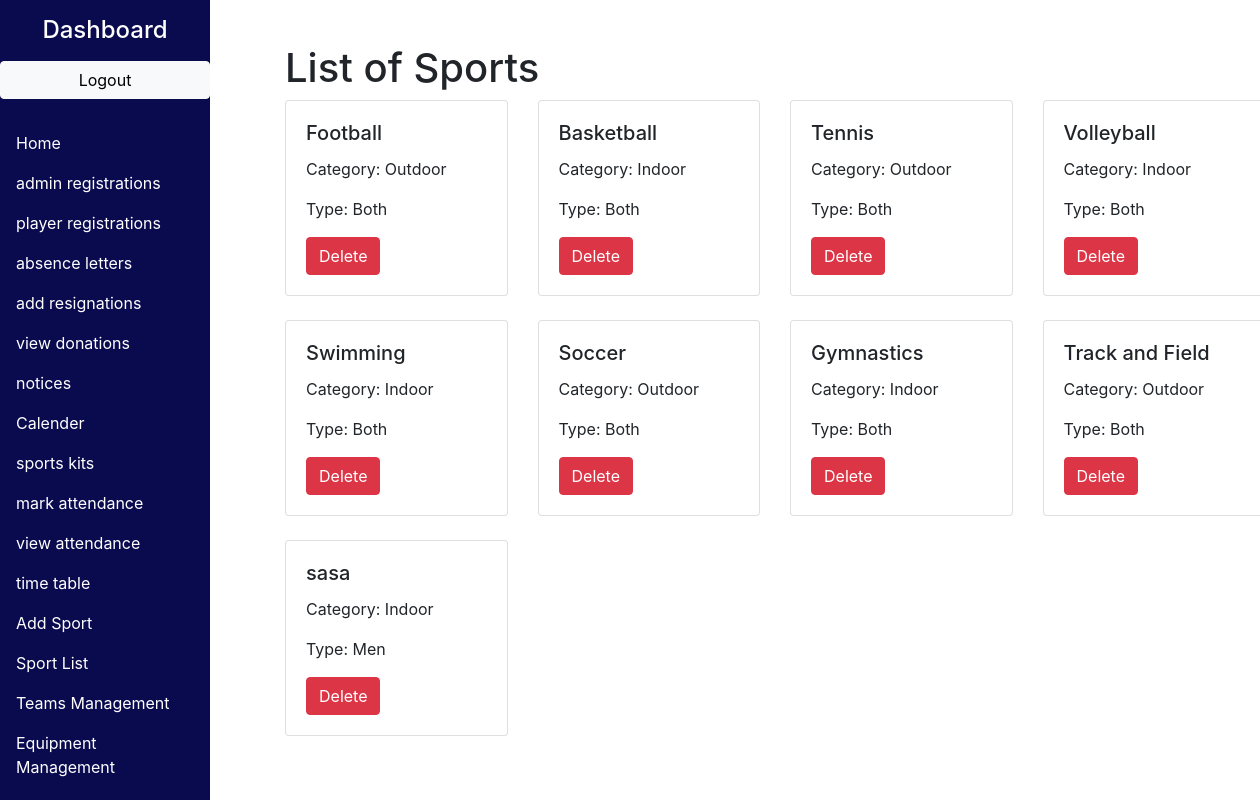
The app's page /list_sports.php with its own data.
### tables this page shows
CREATE TABLE `sports` (
  `id` int(11) NOT NULL,
  `name` varchar(255) NOT NULL,
  `category` enum('Indoor','Outdoor') NOT NULL,
  `type` enum('Men','Women','Both') NOT NULL,
  `image_path` varchar(255) DEFAULT NULL
);

### sport1.php (called while the page is built, shortened)
<?php
class sport1 {
    private $db;
    public function __construct() {
        $this->db = new PDO('mysql:host=localhost;dbname=mydb', 'root', '');
        $this->db->setAttribute(PDO::ATTR_ERRMODE, PDO::ERRMODE_EXCEPTION);
    }
    public function getAllSports() {
        try {
            $stmt = $this->db->query("SELECT * FROM sports");
            return $stmt->fetchAll(PDO::FETCH_ASSOC);
        } catch(PDOException $e) {
            echo "Error: " . $e->getMessage();
            return false;
        }
    }
}
?>

### list_sports.php (the view, shortened to what this page needs)
<?php
require_once 'sport1.php';
$sportObj = new sport1();
$sports = $sportObj->getAllSports();
if ($sports) {
?>
<!DOCTYPE html>
<html>
<head>
    <link rel="stylesheet" href="https://stackpath.bootstrapcdn.com/bootstrap/4.5.2/css/bootstrap.min.css">
</head>
<body>
  <div class="container-fluid">
    <div class="row">
      <nav class="col-md-2 col-12 sidebar p-0">
             <div class="position-sticky">
          <h4 class="my-3 text-center">Dashboard</h4>
          <ul class="nav flex-column">
            <a href="logout.php" class="btn btn-outline-light btn-primary btn-light" style="color: black;">Logout</a>
<br>
                      <li class="nav-item">
                      <a class="nav-link active" href="admin_dashboard.php">Home</a>
                    </li>
                        <li class="nav-item">
                            <a class="nav-link active" href="admin_registrations.php">admin registrations</a>
                        </li>
                        <li class="nav-item">
                            <a class="nav-link active" href="player_registrations.php">player registrations</a>
                        </li>
                        <li class="nav-item">
                            <a class="nav-link active" href="admin_absence_letters.php">absence letters</a>
                        </li>
                        <li class="nav-item">
                            <a class="nav-link active" href="add_resignation.php">add resignations</a>
                        </li>
                        <li class="nav-item">
                            <a class="nav-link active" href="view_donation.php">view donations</a>
                        </li>
                        <li class="nav-item">
                            <a class="nav-link active" href="admin_notices.php">notices</a>
                        </li>
                        <li class="nav-item">
                            <a class="nav-link active" href="admin_event.php">Calender</a>
                        </li>
                          <li class="nav-item">
                            <a class="nav-link active" href="admin_sport_kit.php">sports kits</a>
                        </li>
                          <li class="nav-item">
                            <a class="nav-link active" href="mark_attendence.php">mark attendance</a>
                        </li>
                          <li class="nav-item">
                            <a class="nav-link active" href="view_attendance1.php">view attendance</a>
                        </li>
                          <li class="nav-item">
                            <a class="nav-link active" href="2.php">time table</a>
                        </li>
                        <li class="nav-item">
                          <a class="nav-link active" href="./add_sport.php">Add Sport</a>
                        </li>
                        <li class="nav-item">
                          <a class="nav-link active" href="./list_sports.php">Sport List</a>
                        </li>
                        <li class="nav-item">
                          <a class="nav-link active" href="./Teams.php">Teams Management</a>
                        </li>
                        <li class="nav-item">
                            <a class="nav-link active" href="./EquipmentStock.php">Equipment Management</a>
                        </li>
            <li class="nav-item">
              <a class="nav-link active" href="admin_feedback.php">feedback</a>
            </li>
          </ul>
        </div>
      </nav>
   <div class="col-md-10 col-12 main-content">
  <div class="container mt-4">
        <h1>List of Sports</h1>
        <div class="row">
        <?php
            foreach ($sports as $sportItem) {
                echo "<div class='col-md-3 mb-4'>";
                echo "<div class='card'>";
                echo "<div class='card-body'>";
                echo "<h5 class='card-title'>" . $sportItem["name"] . "</h5>";
                echo "<p class='card-text'>Category: " . $sportItem["category"] . "</p>";
                echo "<p class='card-text'>Type: " . $sportItem["type"] . "</p>";
                echo "<button class='btn btn-danger' onclick='confirmDelete(" . $sportItem['id'] . ")'>Delete</button>";
                echo "</div>";
                echo "</div>";
                echo "</div>";
            }
        ?>
        </div>
    </div>
</body>
</html>
<?php
} else {
    echo "No sports found.";
}
?>

### list_sports.php (style rules this page uses)
.sidebar { position: fixed; top: 0; left: 0; bottom: 0; background-color: #0A0B4F; color: white; overflow-y: auto; height: 100%; width: 250px; z-index: 1; padding: 20px; margin: 0; }
.main-content { padding: 20px; z-index: 2; position: relative; margin-left: 250px; }
.sidebar .nav-link { color: white; }
.sidebar { background-color: #0A0B4F; color: white; height: 100vh; }

### records on screen
sports: name "Football", category "Outdoor", type "Both"
sports: name "Basketball", category "Indoor", type "Both"
sports: name "Tennis", category "Outdoor", type "Both"
sports: name "Volleyball", category "Indoor", type "Both"
sports: name "Swimming", category "Indoor", type "Both"
sports: name "Soccer", category "Outdoor", type "Both"
sports: name "Gymnastics", category "Indoor", type "Both"
sports: name "Track and Field", category "Outdoor", type "Both"
sports: name "sasa", category "Indoor", type "Men"
